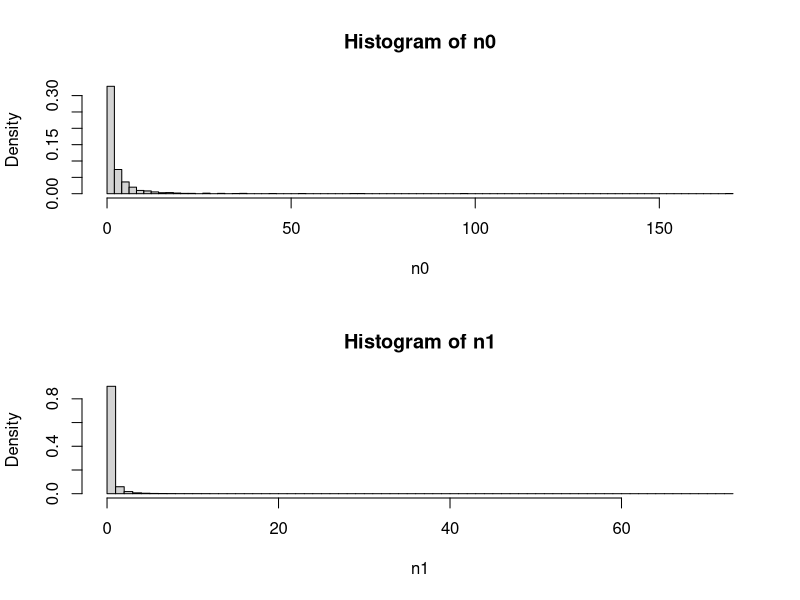
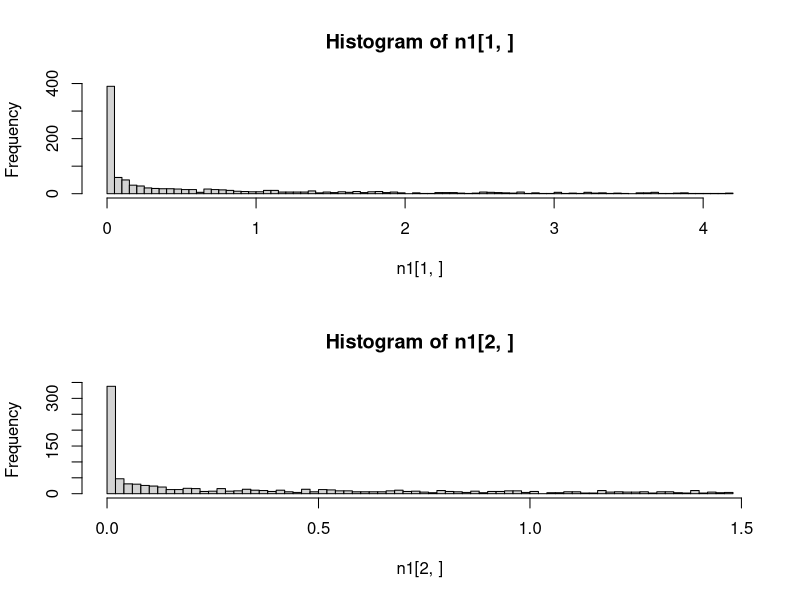
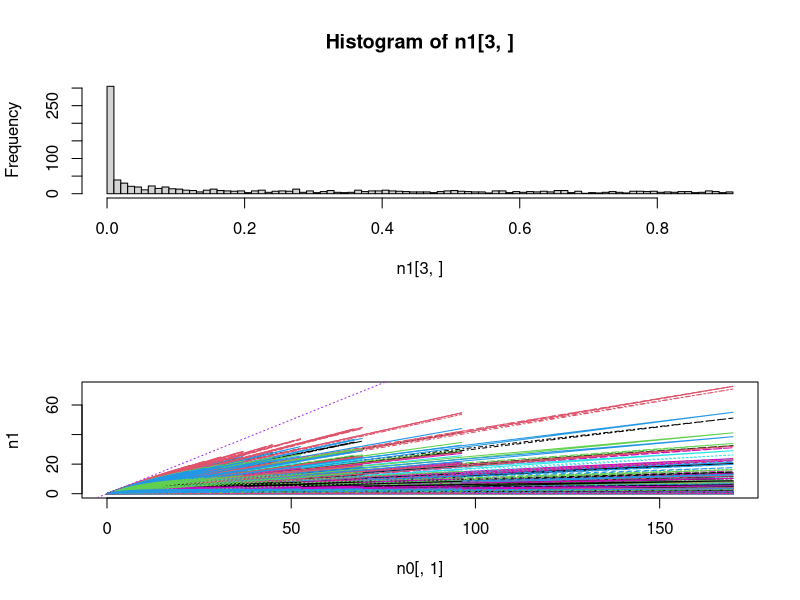
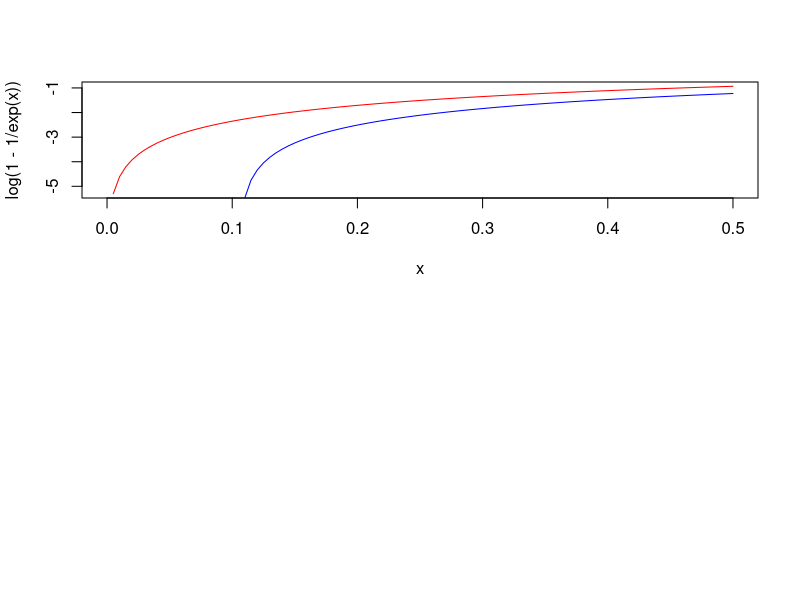
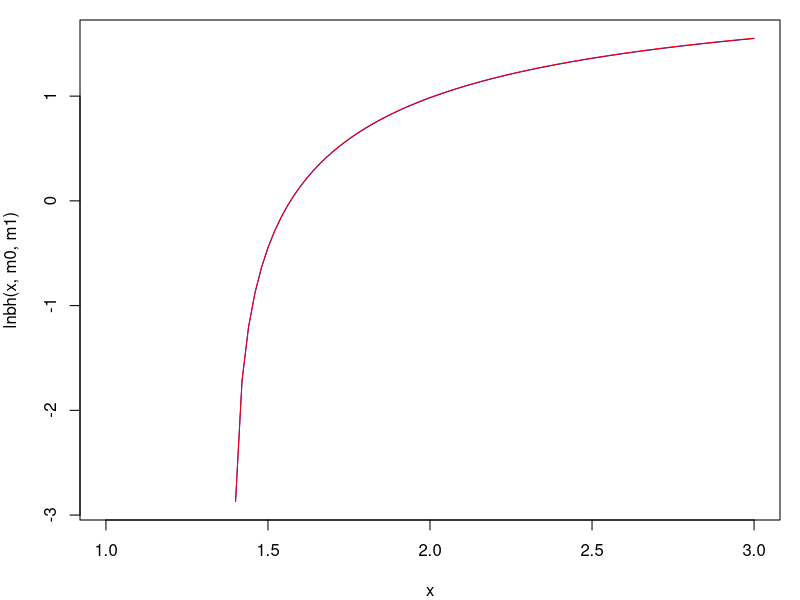
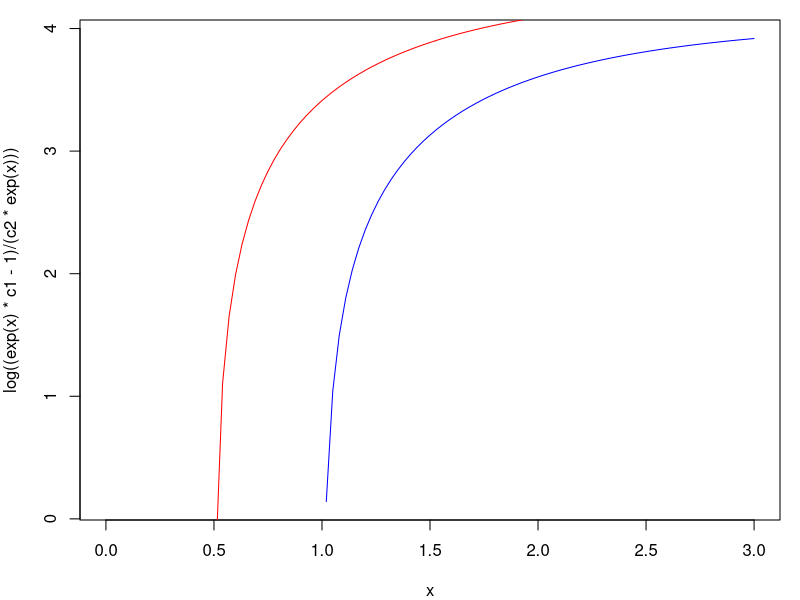
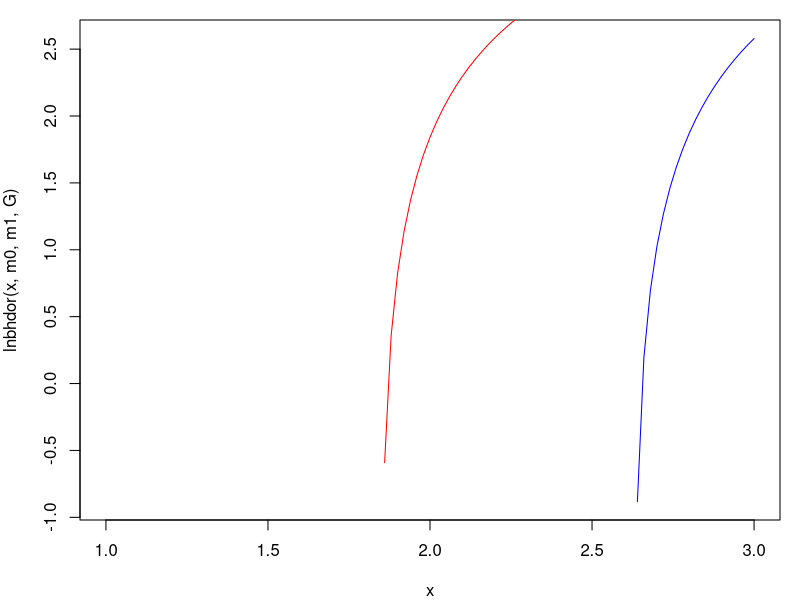
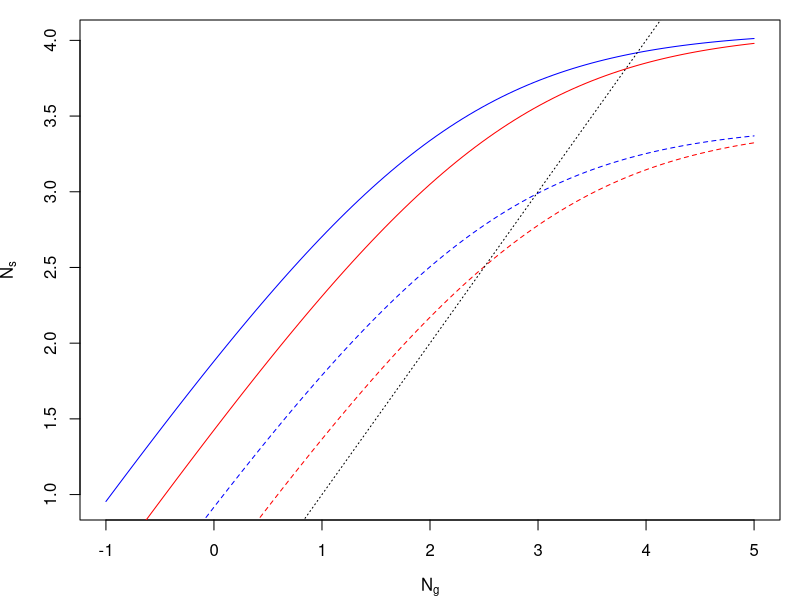

Recreate these plots in R, in order. (Note: this script raises an error after producing the figures.)
####################################################################
# Explore how random variation in Beverton-Holt mortality function #
# affects the distribution of population sizes                     #
####################################################################

# Functions ---------------------------------------------------------------

BH <- function(n_in,m0,m1){
  n_out <- n_in * exp(-m0) / ( 1 + (m1/m0)*(1-exp(-m0))*n_in )
  return(n_out)
}
# assuming T = 1

lnbh <- function(y,m0,m1,T3=0.3){
  c1 <- exp(-m0*T3)
  c2 <- (1-exp(-m0)*T3)*m1/m0
  log((y*c1-1)/(c2*y))
}

lnbhdor <- function(Y,m0,m1,G,T3=0.3){
  S0 <- exp(-m0)
  c1 <- exp(-m0*T3)
  c2 <- (1-exp(-m0)*T3)*m1/m0
  log((c1*G*Y-G*S0+S0-1) / (c2*G*Y*((G-1)*S0+1)))
}

Kcalc <- function(m0,m1,T=1){
  exp(-m0*T)/( (1-exp(-m0*T)) * (m1/m0) )
} 
# assuming T=1

sGBH <- function(n_in,Y,m0,m1,G,T3=0.3){
  So <- exp(-m0)
  Sn <- exp(-m0*T3)
  n_in*((1-G)*So + G*Y*Sn / (1 + G*Y*(1-Sn)*(m1/m0)*n_in))
}

rG <- function(Y,m0,G,T3=0.3){
  So <- exp(-m0)
  Sn <- exp(-m0*T3)
  log( (1-G)*So + G*Y*Sn )
}

# Exploration -------------------------------------------------------------

ln0_min <- -5
ln0_max <- 0
nseq <- 10^3
neps <- 10^3
alpha_m <- 0.1
beta_m <- 1

# n0_seq <- exp(seq(ln0_min,ln0_max,length.out=nseq))
# eps_m <- seq(-1,1,length.out=neps)
n0_seq <- exp(rnorm(nseq,0,1.5))
eps_m <- rnorm(neps,0,2)
  
m0 <- m1 <- n0 <- n1 <- matrix(NA,nr=nseq,nc=neps)

m0[] <- rep(exp(outer(alpha_m,eps_m,"+")),each=nseq)
m1[] <- rep(exp(outer(beta_m,eps_m,"+")),each=nseq)
n0[] <- rep(n0_seq,times=neps)
n1 <- BH(n0,m0,m1)

par(mfrow=c(2,1))
hist(n0,breaks=100,prob=T)
hist(n1,breaks=100,prob=T)

hist(n1[1,],breaks=100)
hist(n1[2,],breaks=100)
hist(n1[3,],breaks=100)

matplot(n0[,1],n1,type="l")
abline(0,1,col="purple",lty=3)

(K <- BH(10^10,m0[1,],m1[1,]))

# Plant example -----------------------------------------------------------
  # From Yodzis and work on desert annuals

### Without seed dormancy

curve(log(1-1/exp(x)),col="red",xlim=c(0,0.5))
curve(log(0.9-1/exp(x)),col="blue",add=T)
# drop-off occurs earlier at lower K

m0 <- 1.1
m1 <- 0.1
par(mfrow=c(1,1),mar=c(4,4,1,1))
curve(lnbh(x,m0,m1),col="blue",xlim=c(1,3))
m1 <- 0.01
curve(lnbh(x,m0,m1)-2.3,col="red",add=T)
# changing c2 only changes equilibrium N by constant factor (shifts intercept)

m0 <- 1
m1 <- 0.01
c1 <- exp(-m0)
c2 <- (1-exp(-m0))*m1/m0
curve(log((exp(x)*c1-1)/(c2*exp(x))),col="blue",xlim=c(0,3))
m0 <- 0.5
c1 <- exp(-m0)
c2 <- (1-exp(-m0))*m1/m0
curve(log((exp(x)*c1-1)/(c2*exp(x))),col="red",add=T)
# changing c1 -> drop-off occurs *earlier* at lower K

### With seed dormancy

G <- 0.4
m0 <- 1
m1 <- 0.01
curve(lnbhdor(x,m0,m1,G),col="blue",xlim=c(1,3))
m0 <- 0.5
curve(lnbhdor(x,m0,m1,G),col="red",add=T)
  # Same result with G - drop-off earlier for lower K

# How does Y affect BH curve? ---------------------------------------------

Y <- 3 # log scale
m0 <- 1
curve(log(BH(exp(x+Y),m0,m1)),col="blue",xlim=c(-1,5),
  xlab=expression(N[g]),ylab=expression(N[s])) # ignores dormancy
curve(log(BH(exp(x+Y-0.5),m0,m1)),col="red",add=T)
m0 <- 2
curve(log(BH(exp(x+Y),m0,m1)),col="blue",add=T,lty=2)
curve(log(BH(exp(x+Y-0.5),m0,m1)),col="red",add=T,lty=2)
abline(0,1,lty=3)
  # -0.5 -> reduce y by a freaction of exp(0.5)=1.6
  # decrease in y reduces equilibrium N by *more* when max popsize (K) is lower
  # Explantion:
  # - increasing Y makes a bigger difference to Ns when few seeds are being 
  # produced (bigger difference in [blue - red] at lower Ng (or Y)) 
  # - increasing m0 -> fewer seeds survive -> lower reproduction next year
  # -> bigger effect of change in Y
  # (but assumes that general shape of function stays the same? 
  # Increasing m0 makes curve steeper too, but this isn't important here,
  # as doesn't affect difference between blue and red much?)

# Y is just scaling up and down, changing c2 does the same thing?

# How does G affect BH curve? ---------------------------------------------

m0 <- 0.1
m1 <- 0.01
curve(lnbhdor(x,m0,m1,G=0.75),col="blue",xlim=c(0,5),ylim=c(-0.5,5))
curve(lnbhdor(x,m0,m1,G=0.5),col="red",add=T)
curve(lnbhdor(x,m0,m1,G=0.25),col="green",add=T)
  # above a certain Y, get more pop with high G, but as Y decreases, better to have low G

m0 <- 0.1
m1 <- 0.01
curve(lnbhdor(exp(x),m0,m1,G=0.75),col="blue",xlim=c(0,1.5),ylim=c(-0.5,5))
curve(lnbhdor(exp(x),m0,m1,G=0.25),col="red",add=T)
m0 <- 0.2
m1 <- 0.01
curve(lnbhdor(exp(x),m0,m1,G=0.75),col="blue",lty=2,add=T)
curve(lnbhdor(exp(x),m0,m1,G=0.25),col="red",lty=2,add=T)
  # When G is lower, reducing K has bigger effect on drop-off threshold for Y
  # (but will still always reduce it, so doesn't explain positive correlations)

m0 <- 0.1
m1 <- 0.01
curve(lnbhdor(x,m0,m1,G=0.75)-lnbhdor(x,m0,m1,G=0.25),col="blue",xlim=c(0,10))
m0 <- 0.2
m1 <- 0.01
curve(lnbhdor(x,m0,m1,G=0.75)-lnbhdor(x,m0,m1,G=0.25),col="red",add=T)
m0 <- 0.3
m1 <- 0.01
curve(lnbhdor(x,m0,m1,G=0.75)-lnbhdor(x,m0,m1,G=0.25),col="green",add=T)
abline(h=0,lty=3)
  # m1 -> lower germination favoured for given Y 

m0 <- 0.1
m1 <- 0.01
curve(lnbhdor(x,m0,m1,G=0.75)-lnbhdor(x,m0,m1,G=0.25),col="blue",xlim=c(0,10))
m0 <- 0.1
m1 <- 0.015
curve(lnbhdor(x,m0,m1,G=0.75)-lnbhdor(x,m0,m1,G=0.25),col="red",add=T)
abline(h=0,lty=3)
  # m2 -> proportional effect of G on dK is the same

# How does DI mortality relate to K? --------------------------------------

curve(Kcalc(exp(x),1),xlim=c(-5,5))
curve(Kcalc(exp(x),2),col="red",add=T)
  # higher m0 -> lower K

# Optimal G - constant environment ----------------------------------------

  # maximise equilibrium population size (ignoring extinction)

nY <- 5
nm0 <- 5
nm1 <- 5
nG <- 50

Yseq <- exp(seq(0,5,length.out=nY))
m0seq <- exp(seq(-1.5,0,length.out=nm0))
m1seq <- exp(seq(-4,4,length.out=nm1))
Gseq <- plogis(seq(-5,5,length.out=nG))

pd <- expand.grid(Y=Yseq,m0=m0seq,m1=m1seq,G=Gseq) # parameter data

lK_GY_plot <- function(m){
  require(reshape2)
  require(fields)
  pd$lK <- with(pd, lnbhdor(Y,m0,m1,G,T3=0.3))
  plotvars <- c("Y","G")
  pd1 <- subset(pd,m0==m & m1==m1seq[2],select=c(plotvars,"lK"))
  plotmat <- acast(melt(pd1,id=plotvars),G~Y)
  matplot(qlogis(Gseq),plotmat,type="l",lty=1,col=tim.colors(nY))
}

par(mfrow=c(2,2),mar=c(3,3,2,2))
lK_GY_plot(m0seq[1])  
lK_GY_plot(m0seq[2])  
lK_GY_plot(m0seq[3])  
lK_GY_plot(m0seq[4])  
  # m1 has no impact on optimal phenotype (only affects value of K)
  # G=0 is never optimal
  # Lower Y favours *higher* G -> should have negative G~z relationship?
  # (These plots show optimal G in years with different Y?)
  # Higher m0 favours higher G

lK_YG_plot <- function(m){
  require(reshape2)
  require(fields)
  pd$lK <- with(pd, lnbhdor(Y,m0,m1,G,T3=0.3))
  plotvars <- c("Y","G")
  pd1 <- subset(pd,m0==m & m1==m1seq[2],select=c(plotvars,"lK"))
  plotmat <- acast(melt(pd1,id=plotvars),Y~G)
  matplot(log(Yseq),plotmat,type="l",lty=1,col=tim.colors(nG))
}

par(mfrow=c(2,2),mar=c(3,3,2,2))
lK_YG_plot(m0seq[1])  
lK_YG_plot(m0seq[2])  
lK_YG_plot(m0seq[3])  
lK_YG_plot(m0seq[4])
  # low G -> 
  # - earlier drop-off in N with Y
  # - larger proportional drop-offs in N with Y
  # so *more* affected by CC if lower G (even without plasticity)
  # this tallies with "lower Y -> higher optimal G" results

# Optimal G - variable environment ----------------------------------------

np <- nrow(pd) # number of parameter combinations
nb <- 100
nt <- 1000 + nb
ns <- 10 # n y sig
Ysigseq <- exp(seq(-2,2,length.out=ns))
N0 <- 1000

Narr <- Yarr <- array(dim=c(nt,ns,np))
m0arr <- m1arr <- Garr <- array(dim=c(ns,np))
m0arr[] <- rep(pd$m0,each=ns)
m1arr[] <- rep(pd$m1,each=ns)
Garr[] <- rep(pd$G,each=ns)

Yarr[] <- exp(
  rep(log(pd$Y),each=nt*ns)
  + rep(outer(rnorm(n=nt,mean=0,sd=1),Ysigseq),times=np)
) # only works because Y varies the fastest of all params in pd

Narr[1,,] <- N0

for(t in 2:nt){
  Narr[t,,] <- sGBH(Narr[t-1,,],Yarr[t,,],m0arr,m1arr,Garr)
}

lNarr <- log(Narr)
lNmuarr <- apply(lNarr[-(1:nb),,],2:3,mean)
lNsdarr <- apply(lNarr[-(1:nb),,],2:3,sd)
lNmedarr <- apply(lNarr[-(1:nb),,],2:3,median)

Nd <- expand.grid(Ysig=Ysigseq,Y=Yseq,m0=m0seq,m1=m1seq,G=Gseq)
Nd$lNmu <- as.vector(lNmuarr)
Nd$lNsd <- as.vector(lNsdarr)
Nd$lNmed <- as.vector(lNmedarr)

lmu_Ysig_G_plot <- function(pY,pm0,pm1,xvar="G",...){
  require(reshape2)
  require(fields)
  plotvars <- c("Ysig","G")
  Nd1 <- subset(Nd,Y==pY & m0==pm0 & m1==pm1,select=c(plotvars,"lNmu"))
  if(xvar=="G"){
    plotmat <- acast(melt(Nd1,id=plotvars),G~Ysig)
    matplot(qlogis(Gseq),plotmat,type="l",lty=1,col=tim.colors(ns),
            ylim=c(-2,max(ceiling(plotmat))),
            ...)
    Gopt <- sapply(split(Nd1,Nd1$Ysig),function(d){
      qlogis(d$G[which(d$lNmu==max(d$lNmu))])
    })
    abline(v=Gopt,col=tim.colors(nY),lty=2)
  }
  if(xvar=="Ysig"){
    plotmat <- acast(melt(Nd1,id=plotvars),Ysig~G)
    matplot(Ysigseq,plotmat,type="l",lty=1,col=tim.colors(nG),
            ylim=c(-2,max(ceiling(plotmat))),
            ...)
  }
}

pdf(paste0("Plots/lmu_Ysig_G_",format(Sys.Date(),"%d%b%Y"),".pdf"),
    width=15,height=15)
iseq <- 1:5
ni <- length(iseq)
par(mfrow=c(ni,ni),mar=c(4,4,2,2),las=1,bty="l")
for(i in iseq){
  for(j in iseq){
    for(k in iseq){
      lmu_Ysig_G_plot(pY=Yseq[i],pm0=m0seq[j],pm1=m1seq[k],xvar="G",
                      xlab="G",ylab="ln(N)",
                      main=paste0("Y=",signif(Yseq[i],2),
                                  " m0=",signif(m0seq[j],2),
                                  " m1=",signif(m1seq[k],2)
                                  )
      )
    }
  }
}
dev.off()

par(mfrow=c(2,2),mar=c(4,4,2,2),las=1,bty="n")
lmu_Ysig_G_plot(pY=Yseq[4],pm0=m0seq[2],pm1=m1seq[2],xvar="G")
lmu_Ysig_G_plot(pY=Yseq[4],pm0=m0seq[4],pm1=m1seq[2],xvar="G")
lmu_Ysig_G_plot(pY=Yseq[2],pm0=m0seq[2],pm1=m1seq[4],xvar="G")
lmu_Ysig_G_plot(pY=Yseq[2],pm0=m0seq[2],pm1=m1seq[2],xvar="G")
  # - high m0 reduces effect of variance on optimal G, 
  # possibly even leads to env var favouring high G?
  # - m1 again just shifts population size without changing optimum
  # - low Y accentuates effects of env var on G?  
  # - low Y seems to favour higher G (again)

  # fluctuations favour G<1

par(mfrow=c(2,2))
lmu_Ysig_G_plot(pY=Yseq[5],pm0=m0seq[3],pm1=m1seq[3],xvar="Ysig")
lmu_Ysig_G_plot(pY=Yseq[5],pm0=m0seq[5],pm1=m1seq[3],xvar="Ysig")
lmu_Ysig_G_plot(pY=Yseq[5],pm0=m0seq[3],pm1=m1seq[5],xvar="Ysig")
lmu_Ysig_G_plot(pY=Yseq[2],pm0=m0seq[3],pm1=m1seq[3],xvar="Ysig")

lmu_Y_G_plot <- function(pYsig,pm0,pm1,xvar="G",...){
  require(reshape2)
  require(fields)
  plotvars <- c("Y","G")
  Nd1 <- subset(Nd,Ysig==pYsig & m0==pm0 & m1==pm1,select=c(plotvars,"lNmu"))
  if(xvar=="G"){
    plotmat <- acast(melt(Nd1,id=plotvars),G~Y)
    matplot(qlogis(Gseq),plotmat,type="l",lty=1,col=tim.colors(nY),
            ylim=c(-2,max(ceiling(plotmat))),
            ...
            )
    Gopt <- sapply(split(Nd1,Nd1$Y),function(d){
      qlogis(d$G[which(d$lNmu==max(d$lNmu))])
    })
    abline(v=Gopt,col=tim.colors(nY),lty=2)
  }
  if(xvar=="Y"){
    plotmat <- acast(melt(Nd1,id=plotvars),Y~G)
    matplot(Yseq,plotmat,type="l",lty=1,col=tim.colors(nG),
            ylim=c(-2,max(ceiling(plotmat))),
            ...
            )
  }
}

pdf(paste0("Plots/lmu_Y_G_",format(Sys.Date(),"%d%b%Y"),".pdf"),
    width=15,height=15)
iseq <- 1:5
ni <- length(iseq)
par(mfrow=c(ni,ni),mar=c(4,4,2,2),las=1,bty="l")
for(i in iseq*2){ # Ysig twice as long as others
  for(j in iseq){
    for(k in iseq){
      lmu_Y_G_plot(pYsig=Ysigseq[i],pm0=m0seq[j],pm1=m1seq[k],xvar="G",
                      xlab="G",ylab="ln(N)",
                      main=paste0("Ysig=",signif(Ysigseq[i],2),
                                  " m0=",signif(m0seq[j],2),
                                  " m1=",signif(m1seq[k],2)
                      )
      )
    }
  }
}
dev.off()

par(mfrow=c(2,2))
lmu_Y_G_plot(pYsig=Ysigseq[4],pm0=m0seq[2],pm1=m1seq[2],xvar="G")
lmu_Y_G_plot(pYsig=Ysigseq[4],pm0=m0seq[4],pm1=m1seq[2],xvar="G")
lmu_Y_G_plot(pYsig=Ysigseq[5],pm0=m0seq[2],pm1=m1seq[4],xvar="G")
lmu_Y_G_plot(pYsig=Ysigseq[2],pm0=m0seq[2],pm1=m1seq[2],xvar="G")
  # NB: outcome with median is almost exactly the same

# Analysis of high-variance scenario --------------------------------------

pd$K <- with(pd, Kcalc(m0,m1,T=0.3))

Darr <- Yearr <- array(dim=dim(Narr))
for(i in 2:nt){
  Darr[i,,] <- log(Narr[i,,]) - log(Narr[i-1,,])
  Yearr[i,,] <- log(Narr[i,,] - exp(-m0arr)*(1-Garr)*Narr[i-1,,]) - log(Garr*Narr[i-1,,])
}

pdsel <- with(pd, which(
  Y %in% Yseq[c(1,5)] & m0==m0seq[5] & m1==m1seq[2] & G %in% Gseq[c(10,20)]
  ))
Ysigsel <- 10

scol <- rep(c("blue","red"),each=2) # blue = low G, red = high G
slty <- rep(1:2,times=2) # - = low Y, --- = high Y

par(mfrow=c(1,1),mar=c(2,2,2,2))
matplot(log(Narr[900:1100,Ysigsel,pdsel]),type="l",col=scol,lty=slty)

plot(density(log(Yarr[,Ysigsel,pdsel[1]])))
lines(density(log(Yarr[,Ysigsel,pdsel[2]])),lty=2)

histmax <- 10^4
mybreaks <- c(seq(0,histmax,length.out=10^3),Inf)
hist(Yarr[,Ysigsel,pdsel[1]],xlim=c(0,histmax),breaks=mybreaks,col="blue",border=NA)
hist(Yarr[,Ysigsel,pdsel[2]],breaks=mybreaks,col="red",add=T,border=NA)

table(Yarr[,Ysigsel,pdsel[1]]>1)
table(Yarr[,Ysigsel,pdsel[2]]>1)
table(Yarr[,Ysigsel,pdsel[1]]>pd$K[pdsel[1]])
table(Yarr[,Ysigsel,pdsel[2]]>pd$K[pdsel[2]])

matplot(Darr[900:1100,Ysigsel,pdsel],type="l",col=scol,lty=slty)
matplot(Yearr[900:1100,Ysigsel,pdsel],type="l",col=scol,lty=slty)

plot(density(log(Narr[100:nt,Ysigsel,pdsel[4]])),col=scol[4],lty=slty[4])
lines(density(log(Narr[100:nt,Ysigsel,pdsel[2]])),col=scol[2],lty=slty[2])
plot(density(log(Narr[100:nt,Ysigsel,pdsel[3]])),col=scol[3],lty=slty[3])
lines(density(log(Narr[100:nt,Ysigsel,pdsel[1]])),col=scol[1],lty=slty[1])

plot(density(Darr[100:nt,Ysigsel,pdsel[4]]),col=scol[4],lty=slty[4])
lines(density(Darr[100:nt,Ysigsel,pdsel[2]]),col=scol[2],lty=slty[2])
abline(v=0,lty=3)
plot(density(Darr[100:nt,Ysigsel,pdsel[3]]),col=scol[3],lty=slty[3])
lines(density(Darr[100:nt,Ysigsel,pdsel[1]]),col=scol[1],lty=slty[1])
abline(v=0,lty=3)

plot(density(Yearr[100:nt,Ysigsel,pdsel[4]]),col=scol[4],lty=slty[4])
lines(density(Yearr[100:nt,Ysigsel,pdsel[2]]),col=scol[2],lty=slty[2])
abline(v=m0seq[5],lty=3)
plot(density(Yearr[100:nt,Ysigsel,pdsel[3]]),col=scol[3],lty=slty[3])
lines(density(Yearr[100:nt,Ysigsel,pdsel[1]]),col=scol[1],lty=slty[1])
abline(v=m0seq[5],lty=3)

# Density-independent -----------------------------------------------------

# > dim(lNmuarr)
# [1]   10 6250

pds <- expand.grid(Y=Yseq,m0=m0seq,G=Gseq) # parameter data
nps <- nrow(pds)

nlnY <- 10
lnYseq <- seq(-3,3,length.out=nlnY)
lnYarr <- rarr <- parr <- array(dim=c(nlnY,ns,nps))
lnYarr[] <- rep(outer(lnYseq,Ysigseq),times=nps) + rep(log(pds$Y),each=nlnY*ns)
rarr <- array(dim=c(nlnY,ns,nps))
rarr[] <- with(pds, rG(Y=exp(lnYarr),
                      m0=rep(m0,each=nlnY*ns),
                      G=rep(G,each=nlnY*ns)
                      ))
parr[] <- rep(dnorm(lnYseq,mean=0,sd=1),times=ns*nps) 
  # shape of p(norm) is same regardless of mean
sump <- sum(parr[,1,1]) 
  # again, distribution is the same for all, so the sum is too
rbararr <- apply(parr*rarr,c(2,3),sum)/sump

rd <- expand.grid(Ysig=Ysigseq,Y=Yseq,m0=m0seq,G=Gseq)
rd$rbar <- as.vector(rbararr)

Gopt_f <- function(d){
  d$G[which(d$rbar==max(d$rbar))]
}

rbar_Y_G_plot <- function(pYsig,pm0,xvar="G",...){
  require(reshape2)
  require(fields)
  plotvars <- c("Y","G")
  rd1 <- subset(rd,Ysig==pYsig & m0==pm0,select=c(plotvars,"rbar"))
  plotmat <- acast(melt(rd1,id=plotvars),G~Y)
  matplot(qlogis(Gseq),plotmat,type="l",lty=1,col=tim.colors(nY),
          # ylim=c(-2,max(ceiling(plotmat))),
          ...
          )
  Gopt <- sapply(split(rd1,rd1$Y),function(d){
    qlogis(d$G[which(d$rbar==max(d$rbar))])
  })
  abline(v=Gopt,col=tim.colors(nY),lty=2)
}
  # m1 actually unecessary as no DD

pdf(paste0("Plots/rbar_Y_G_",format(Sys.Date(),"%d%b%Y"),".pdf"),
    width=15,height=15)
iseq <- 1:5
ni <- length(iseq)
par(mfrow=c(ni,ni),mar=c(4,4,2,2),las=1,bty="l")
for(i in iseq*2){ # Ysig twice as long as others
  for(j in iseq){
    rbar_Y_G_plot(pYsig=Ysigseq[i],pm0=m0seq[j],xvar="G",
                  xlab="G",ylab="r",
                  main=paste0("Ysig=",signif(Ysigseq[i],2)," m0=",signif(m0seq[j],2))
                  )
    
  }
}
dev.off()

# Simple Royama plots -----------------------------------------------------

RoyBH <- function(G,lNmin,lNmax,...){
  Y1 <- 5 # 4 # log scale
  Y2 <- 1 # 3.5 # log scale
  dY <- 3.5
  m0 <- 1
  m1 <- 0.018
  nlnN <- 100
  lnNseq <- seq(lNmin,lNmax,length.out=nlnN)
  Nseq <- exp(lnNseq)
  
  rd <- data.frame(
    Y = rep(c(Y1,Y2),each=3),
    dY = rep(c(-dY,0,dY),times=2)
  )
  rm <- matrix(nr=nlnN,nc=6)
  for(i in 1:nrow(rd)){
    rm[,i] <- with(rd[i,], log(sGBH(Nseq,exp(Y+dY),m0,m1,G)/Nseq))
  }
  
  par(mfrow=c(1,1))
  matplot(lnNseq,rm,col=rep(c("red","blue"),each=3),lty=rep(c(2,1,2),times=2),type="l", ...)
  abline(h=0,lty=3)
}

RoyBH(G=0.15,lNmin=4,lNmax=8)
RoyBH(G=0.2,lNmin=4,lNmax=8,add=T)

RoyBH(G=0.9,lNmin=4,lNmax=8)
RoyBH(G=0.95,lNmin=4,lNmax=8,add=T)
  # middle line shows conditions in constant mean scenario

RoyBH(G=0.1,lNmin=4,lNmax=8)
RoyBH(G=0.9,lNmin=4,lNmax=8,add=T)
RoyBH(G=0.9,lNmin=4,lNmax=8)

# Royama plots ------------------------------------------------------------

par(mfrow=c(2,2))
nN <- 100
Nseq <- exp(seq(2,8,length.out=nN))

r_sGBH_seq <- function(Y,m0,m1,G){
  log(sGBH(Nseq,Y,m0,m1,G)/Nseq)
}

Royama_matplot <- function(ppd,...){
  require(fields)
  require(plyr)
  colourvar <- ppd[,which(sapply(ppd,function(x) length(unique(x)))>1)]
  ncolours <- length(colourvar)
  rd <- mdply(ppd, r_sGBH_seq)
  rarr <- t(as.matrix(subset(rd,select=names(rd)[!names(rd) %in% names(pd)])))
  matplot(log(Nseq),rarr,type="l",lty=1,col=tim.colors(ncolours),...)
  abline(h=0,col="black",lty=3)
}

pdr <- pd[,names(pd)!="K"]

par(mfrow=c(2,2))
Royama_matplot(subset(pdr[,names(pd)!="K"], Y==Yseq[3] & m0==m0seq[1] & m1==m1seq[1]))
Royama_matplot(subset(pdr[,names(pd)!="K"], Y==Yseq[5] & m0==m0seq[1] & m1==m1seq[1]))
Royama_matplot(subset(pdr[,names(pd)!="K"], Y==Yseq[3] & m0==m0seq[3] & m1==m1seq[1]))
Royama_matplot(subset(pdr[,names(pd)!="K"], Y==Yseq[3] & m0==m0seq[1] & m1==m1seq[3]))
  # - increasing G increases stability but generally reduces K (unless at low G)
  # - when seed mortatlity is high, G doesn't affect K much

Royama_matplot(subset(pdr, m0==m0seq[3] & m1==m1seq[3] & G==Gseq[5]),ylim=c(-1,2))
Royama_matplot(subset(pdr, m0==m0seq[3] & m1==m1seq[3] & G==Gseq[20]),ylim=c(-1,2))
Royama_matplot(subset(pdr, m0==m0seq[3] & m1==m1seq[3] & G==Gseq[30]),ylim=c(-1,2))
Royama_matplot(subset(pdr, m0==m0seq[3] & m1==m1seq[3] & G==Gseq[50]),ylim=c(-1,2))
  # - env var has more positive effects when G is low and when population
  # size is low (DD-clim interaction)
  # - declines in reproduction can have *less* severe effects when G is high?

  # (for squared rainfall, can just compare what happens if return to low Y again)

pdr2 <- expand.grid(Y=exp(seq(-3,8,length.out=20)),m0=1,m1=0.018,G=Gseq) # parameter data
par(mfrow=c(2,2),mar=c(2,2,2,2))
Royama_matplot(subset(pdr2,G==Gseq[5]))
Royama_matplot(subset(pdr2,G==Gseq[15]))
Royama_matplot(subset(pdr2,G==Gseq[25]))
Royama_matplot(subset(pdr2,G==Gseq[35]))

pdf(paste0("Plots/Royama_highlowG_",format(Sys.Date(),"%d%b%Y"),".pdf"),
    width=7,height=7)
Royama_matplot(subset(pdr2,G==Gseq[50]),xlab=expression(ln~N[s]),ylab="r",las=1,bty="l")
Royama_matplot(subset(pdr2,G==Gseq[1]),add=T)
dev.off()

pdr3 <- expand.grid(Y=exp(seq(-3,8,length.out=20)),m0=1,m1=0.018,G=c(0,1)) # parameter data
Royama_matplot(subset(pdr3,G==1))
Royama_matplot(subset(pdr3,G==0),add=T)

Royama_matplot(subset(pdr, m0==m0seq[2] & m1==m1seq[3] & G==Gseq[25]))
Royama_matplot(subset(pdr, m0==m0seq[3] & m1==m1seq[3] & G==Gseq[25]))
Royama_matplot(subset(pdr, m0==m0seq[4] & m1==m1seq[3] & G==Gseq[25]))
Royama_matplot(subset(pdr, m0==m0seq[5] & m1==m1seq[3] & G==Gseq[25]))
  # higher mortality -> lower K but overall patterns pretty similar?

Royama_matplot(subset(pdr, m0==m0seq[3] & m1==m1seq[2] & G==Gseq[25]))
Royama_matplot(subset(pdr, m0==m0seq[3] & m1==m1seq[3] & G==Gseq[25]))
Royama_matplot(subset(pdr, m0==m0seq[3] & m1==m1seq[4] & G==Gseq[25]))
Royama_matplot(subset(pdr, m0==m0seq[3] & m1==m1seq[5] & G==Gseq[25]))
  # higher m2 -> higher stability, lower K 
  # (just shifts intercept, effect happens because of non-linear DD?)

# Squared reproduction ----------------------------------------------------

Yseq2 <- Yseq*exp(2)
pd2 <- expand.grid(Y=Yseq2,m0=m0seq,m1=m1seq,G=Gseq) # parameter data

np <- nrow(pd2) # number of parameter combinations
nb <- 100
nt <- 1000 + nb
ns <- 10 # n y sig
Ysigseq2 <- exp(seq(-2,1,length.out=ns))
N0 <- 1000

Narr <- Yarr <- array(dim=c(nt,ns,np))
m0arr <- m1arr <- Garr <- array(dim=c(ns,np))
m0arr[] <- rep(pd2$m0,each=ns)
m1arr[] <- rep(pd2$m1,each=ns)
Garr[] <- rep(pd2$G,each=ns)

Yarr[] <- exp(
  rep(log(pd2$Y),each=nt*ns)
  + rep(outer(-abs(rnorm(n=nt,mean=0,sd=1)),Ysigseq2),times=np)
) 
  # Yarr defines reproduction at optimum, other Y values vary around that and are
  # always smaller

Narr[1,,] <- N0

for(t in 2:nt){
  Narr[t,,] <- sGBH(Narr[t-1,,],Yarr[t,,],m0arr,m1arr,Garr)
}

lNarr <- log(Narr)
lNmuarr <- apply(lNarr[-(1:nb),,],2:3,mean)
lNsdarr <- apply(lNarr[-(1:nb),,],2:3,sd)
lNmedarr <- apply(lNarr[-(1:nb),,],2:3,median)

Nd <- expand.grid(Ysig=Ysigseq2,Y=Yseq2,m0=m0seq,m1=m1seq,G=Gseq)
Nd$lNmu <- as.vector(lNmuarr)
Nd$lNsd <- as.vector(lNsdarr)
Nd$lNmed <- as.vector(lNmedarr)

lmu_Ysig_G_plot <- function(pY,pm0,pm1,xvar="G",...){
  require(reshape2)
  require(fields)
  plotvars <- c("Ysig","G")
  Nd1 <- subset(Nd,Y==pY & m0==pm0 & m1==pm1,select=c(plotvars,"lNmu"))
  if(xvar=="G"){
    plotmat <- acast(melt(Nd1,id=plotvars),G~Ysig)
    matplot(qlogis(Gseq),plotmat,type="l",lty=1,col=tim.colors(ns),
            ylim=c(-2,max(ceiling(plotmat))),
            ...)
    Gopt <- sapply(split(Nd1,Nd1$Ysig),function(d){
      qlogis(d$G[which(d$lNmu==max(d$lNmu))])
    })
    abline(v=Gopt,col=tim.colors(nY),lty=2)
  }
  if(xvar=="Ysig"){
    plotmat <- acast(melt(Nd1,id=plotvars),Ysig~G)
    matplot(Ysigseq2,plotmat,type="l",lty=1,col=tim.colors(nG),
            ylim=c(-2,max(ceiling(plotmat))),
            ...)
  }
}

pdf(paste0("Plots/lmu_Ysig_G_squared_",format(Sys.Date(),"%d%b%Y"),".pdf"),
    width=15,height=15)
iseq <- 1:5
ni <- length(iseq)
par(mfrow=c(ni,ni),mar=c(4,4,2,2),las=1,bty="l")
for(i in iseq){
  for(j in iseq){
    for(k in iseq){
      lmu_Ysig_G_plot(pY=Yseq2[i],pm0=m0seq[j],pm1=m1seq[k],xvar="G",
                      xlab="G",ylab="ln(N)",
                      main=paste0("Y=",signif(Yseq2[i],2),
                                  " m0=",signif(m0seq[j],2),
                                  " m1=",signif(m1seq[k],2)
                      )
      )
    }
  }
}
dev.off()

lmu_Y_G_plot <- function(pYsig,pm0,pm1,xvar="G",...){
  require(reshape2)
  require(fields)
  plotvars <- c("Y","G")
  Nd1 <- subset(Nd,Ysig==pYsig & m0==pm0 & m1==pm1,select=c(plotvars,"lNmu"))
  if(xvar=="G"){
    plotmat <- acast(melt(Nd1,id=plotvars),G~Y)
    matplot(qlogis(Gseq),plotmat,type="l",lty=1,col=tim.colors(nY),
            ylim=c(-2,max(ceiling(plotmat))),
            ...
    )
    Gopt <- sapply(split(Nd1,Nd1$Y),function(d){
      qlogis(d$G[which(d$lNmu==max(d$lNmu))])
    })
    abline(v=Gopt,col=tim.colors(nY),lty=2)
  }
  if(xvar=="Y"){
    plotmat <- acast(melt(Nd1,id=plotvars),Y~G)
    matplot(Yseq2,plotmat,type="l",lty=1,col=tim.colors(nG),
            ylim=c(-2,max(ceiling(plotmat))),
            ...
    )
  }
}

pdf(paste0("Plots/lmu_Y_G_squared_",format(Sys.Date(),"%d%b%Y"),".pdf"),
    width=15,height=15)
iseq <- 1:5
ni <- length(iseq)
par(mfrow=c(ni,ni),mar=c(4,4,2,2),las=1,bty="l")
for(i in iseq*2){ # Ysig twice as long as others
  for(j in iseq){
    for(k in iseq){
      lmu_Y_G_plot(pYsig=Ysigseq2[i],pm0=m0seq[j],pm1=m1seq[k],xvar="G",
                   xlab="G",ylab="ln(N)",
                   main=paste0("Ysig=",signif(Ysigseq2[i],2),
                               " m0=",signif(m0seq[j],2),
                               " m1=",signif(m1seq[k],2)
                   )
      )
    }
  }
}
dev.off()

# Optimal plastic G - variable environment --------------------------------

  # (no need for plasticity in constant environment)

alpha_G <- beta_Gz <- matrix(NA,nr=np,nc=np) 
alpha_G[] <- -tau_mu*sqrt(pi^2/(3*tau_sd^2))
beta_Gz[] <- sqrt(pi^2/(3*tau_sd^2))
# based on Godfray & Rees 2002

  # - plot fitness distribution over different environments, calculate width to
  # quantify degree of bet-hedging
  # - can also infer effects of plasticity by looking at plots showing response 
  # to environment for different germination fractions (effectively 3d plots for
  # cue / environment)
